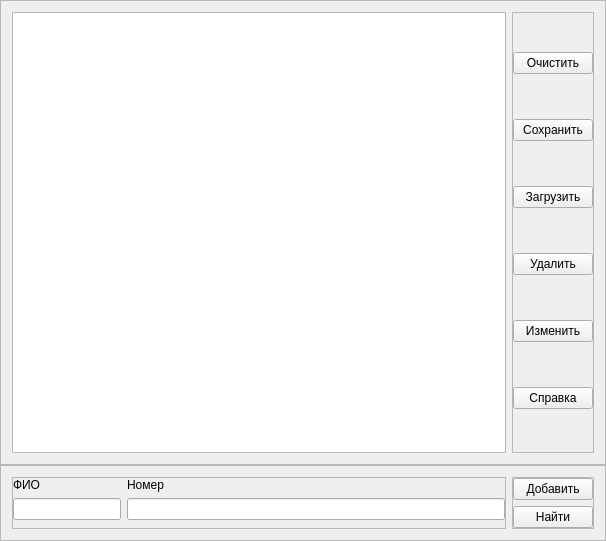
<?xml version="1.0" encoding="UTF-8"?>
<ui version="4.0">
 <class>MainWindow</class>
 <widget class="QMainWindow" name="MainWindow">
  <property name="geometry">
   <rect>
    <x>0</x>
    <y>0</y>
    <width>606</width>
    <height>541</height>
   </rect>
  </property>
  <property name="windowTitle">
   <string>Телефонная книга</string>
  </property>
  <widget class="QWidget" name="centralWidget">
   <layout class="QVBoxLayout" name="verticalLayout">
    <property name="spacing">
     <number>0</number>
    </property>
    <property name="leftMargin">
     <number>0</number>
    </property>
    <property name="topMargin">
     <number>0</number>
    </property>
    <property name="rightMargin">
     <number>0</number>
    </property>
    <property name="bottomMargin">
     <number>0</number>
    </property>
    <item>
     <widget class="QFrame" name="frame">
      <property name="frameShape">
       <enum>QFrame::StyledPanel</enum>
      </property>
      <property name="frameShadow">
       <enum>QFrame::Raised</enum>
      </property>
      <layout class="QHBoxLayout" name="horizontalLayout_2">
       <item>
        <widget class="QTableWidget" name="tableWidget"/>
       </item>
       <item>
        <widget class="QFrame" name="frame_3">
         <property name="font">
          <font>
           <pointsize>9</pointsize>
          </font>
         </property>
         <property name="frameShape">
          <enum>QFrame::StyledPanel</enum>
         </property>
         <property name="frameShadow">
          <enum>QFrame::Raised</enum>
         </property>
         <layout class="QVBoxLayout" name="verticalLayout_3">
          <property name="leftMargin">
           <number>0</number>
          </property>
          <property name="topMargin">
           <number>0</number>
          </property>
          <property name="rightMargin">
           <number>0</number>
          </property>
          <property name="bottomMargin">
           <number>0</number>
          </property>
          <item>
           <widget class="QPushButton" name="pushButton_clear">
            <property name="text">
             <string>Очистить</string>
            </property>
           </widget>
          </item>
          <item>
           <widget class="QPushButton" name="pushButton_save">
            <property name="text">
             <string>Сохранить</string>
            </property>
           </widget>
          </item>
          <item>
           <widget class="QPushButton" name="pushButton_load">
            <property name="text">
             <string>Загрузить</string>
            </property>
           </widget>
          </item>
          <item>
           <widget class="QPushButton" name="pushButton_delete">
            <property name="text">
             <string>Удалить</string>
            </property>
           </widget>
          </item>
          <item>
           <widget class="QPushButton" name="pushButton_update">
            <property name="text">
             <string>Изменить</string>
            </property>
           </widget>
          </item>
          <item>
           <widget class="QPushButton" name="pushButton_info">
            <property name="text">
             <string>Справка</string>
            </property>
           </widget>
          </item>
         </layout>
        </widget>
       </item>
      </layout>
     </widget>
    </item>
    <item>
     <widget class="QFrame" name="frame_2">
      <property name="frameShape">
       <enum>QFrame::StyledPanel</enum>
      </property>
      <property name="frameShadow">
       <enum>QFrame::Raised</enum>
      </property>
      <layout class="QHBoxLayout" name="horizontalLayout">
       <item>
        <widget class="QFrame" name="frame_4">
         <property name="font">
          <font>
           <pointsize>9</pointsize>
          </font>
         </property>
         <property name="frameShape">
          <enum>QFrame::StyledPanel</enum>
         </property>
         <property name="frameShadow">
          <enum>QFrame::Raised</enum>
         </property>
         <layout class="QFormLayout" name="formLayout">
          <property name="leftMargin">
           <number>0</number>
          </property>
          <property name="topMargin">
           <number>0</number>
          </property>
          <property name="rightMargin">
           <number>0</number>
          </property>
          <property name="bottomMargin">
           <number>0</number>
          </property>
          <item row="0" column="0">
           <widget class="QLabel" name="label">
            <property name="text">
             <string>ФИО</string>
            </property>
           </widget>
          </item>
          <item row="0" column="1">
           <widget class="QLabel" name="label_2">
            <property name="text">
             <string>Номер</string>
            </property>
           </widget>
          </item>
          <item row="1" column="0">
           <widget class="QLineEdit" name="lineEdit_fio"/>
          </item>
          <item row="1" column="1">
           <widget class="QLineEdit" name="lineEdit_telep"/>
          </item>
         </layout>
        </widget>
       </item>
       <item>
        <widget class="QFrame" name="frame_5">
         <property name="font">
          <font>
           <pointsize>9</pointsize>
          </font>
         </property>
         <property name="frameShape">
          <enum>QFrame::StyledPanel</enum>
         </property>
         <property name="frameShadow">
          <enum>QFrame::Raised</enum>
         </property>
         <layout class="QVBoxLayout" name="verticalLayout_2">
          <property name="leftMargin">
           <number>0</number>
          </property>
          <property name="topMargin">
           <number>0</number>
          </property>
          <property name="rightMargin">
           <number>0</number>
          </property>
          <property name="bottomMargin">
           <number>0</number>
          </property>
          <item>
           <widget class="QPushButton" name="pushButton_add">
            <property name="text">
             <string>Добавить</string>
            </property>
           </widget>
          </item>
          <item>
           <widget class="QPushButton" name="pushButton_find">
            <property name="text">
             <string>Найти</string>
            </property>
           </widget>
          </item>
         </layout>
        </widget>
       </item>
      </layout>
     </widget>
    </item>
   </layout>
  </widget>
  <widget class="QMenuBar" name="menuBar">
   <property name="geometry">
    <rect>
     <x>0</x>
     <y>0</y>
     <width>606</width>
     <height>26</height>
    </rect>
   </property>
  </widget>
 </widget>
 <layoutdefault spacing="6" margin="11"/>
 <resources/>
 <connections/>
</ui>
